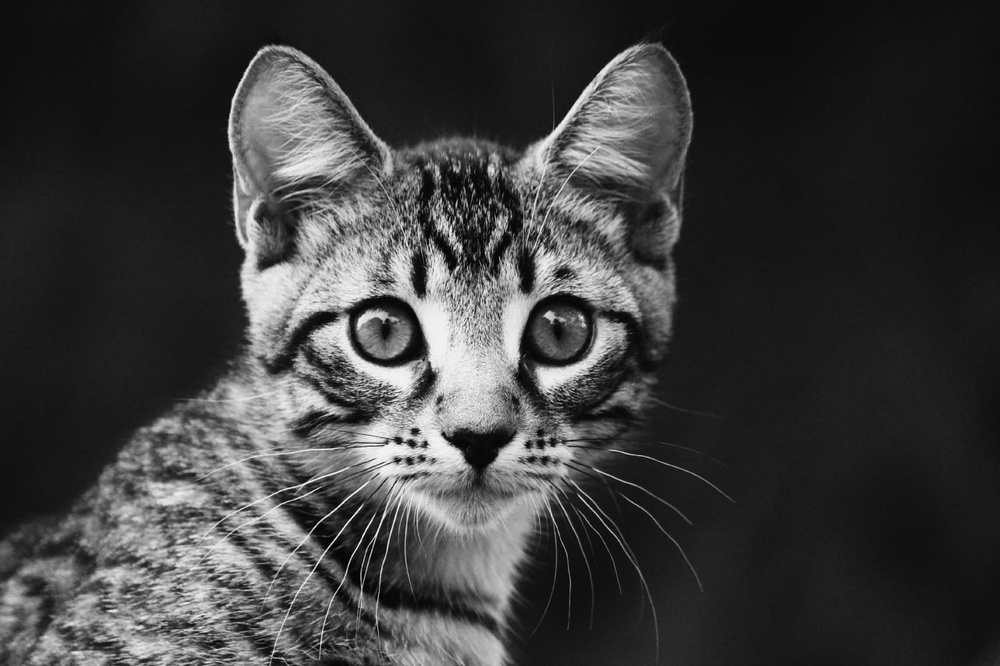
#> input picture lab3/imageKitty.jpg, 1000 x 666 px, shrunk from 1280 x 853 before the run
$ python video3part2.py
#> lines starting #> are read from the running program, lines starting #| are printed output that depends on the picture
#> further down, image is the input picture: shape (666, 1000); min 0, max 255, mean 60.7
import cv2
import numpy as np

# Собственная реализация выделения границ на основе оператора Собеля
def sobel_edge_detection(image):
    # Определение операторов Собеля
    sobel_x = np.array([[-1, 0, 1], [-2, 0, 2], [-1, 0, 1]])
    sobel_y = np.array([[-1, -2, -1], [0, 0, 0], [1, 2, 1]])

    # Применение фильтров Собеля
    grad_x = cv2.filter2D(image, -1, sobel_x)
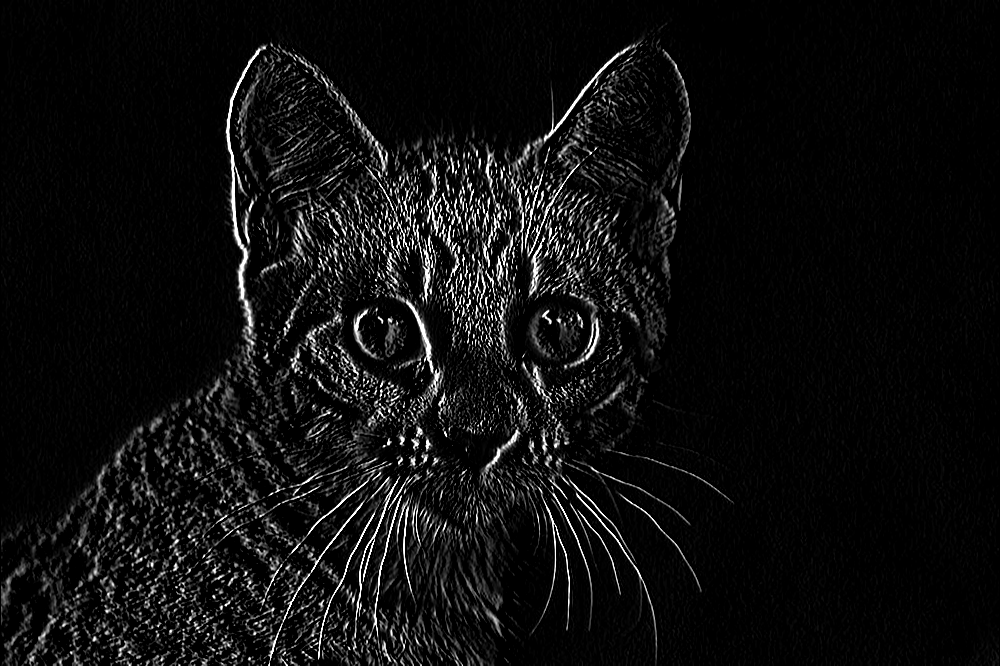
#> grad_x: shape (666, 1000); min 0, max 255, mean 14.8
    grad_y = cv2.filter2D(image, -1, sobel_y)
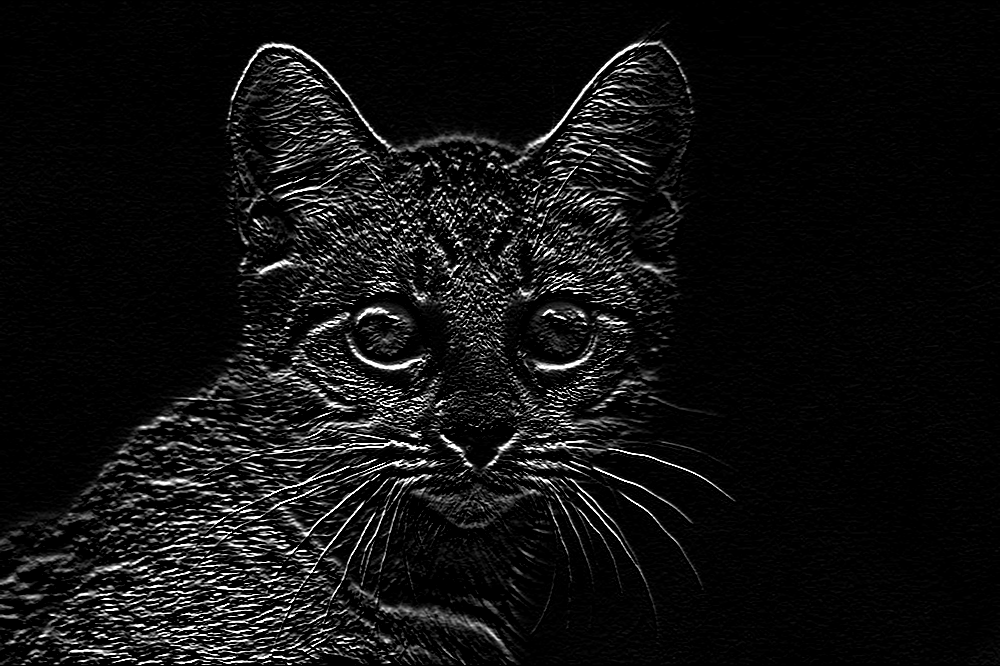
#> grad_y: shape (666, 1000); min 0, max 255, mean 17.1

    # Вычисление общей амплитуды градиента
    magnitude = np.sqrt(grad_x ** 2 + grad_y ** 2)
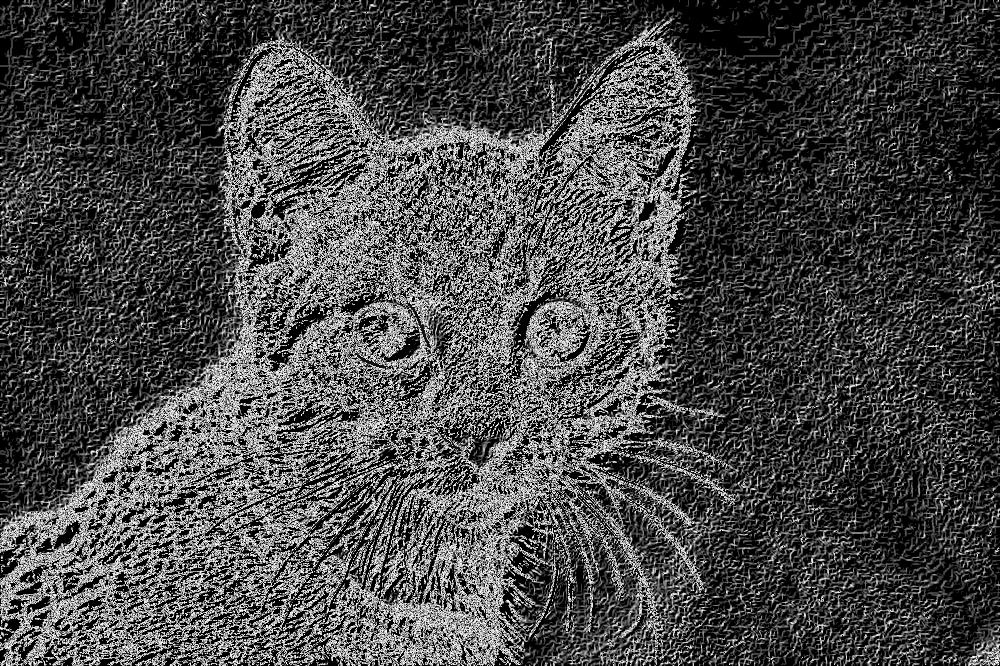
#> magnitude: shape (666, 1000) float16; min 0, max 15.81, mean 4.5; drawn with min black and max white
    magnitude = np.uint8(magnitude / magnitude.max() * 255)  # Нормализация

    return magnitude

# Загрузка изображения в оттенках серого
image = cv2.imread('imageKitty.jpg', cv2.IMREAD_GRAYSCALE)

# Проверка успешности загрузки изображения
if image is None:
    print("Ошибка загрузки изображения.")
    exit()

# Применение алгоритма
edges = sobel_edge_detection(image)

# Отображение исходного и сегментированного изображения
cv2.imshow('Original Image', image)
cv2.imshow('Edge Detected Image', edges)

# Ожидание нажатия клавиши для закрытия окон
cv2.waitKey(0)
cv2.destroyAllWindows()
